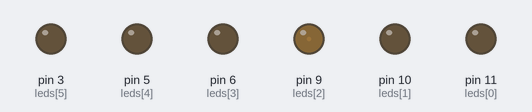
The sketch below on a simulated Arduino Uno, built with avr-gcc and run on an emulated ATmega328P. On the bench: output pins drawn as LEDs (lit = HIGH).

Above: at 0.15 s.
At 2.55 s:
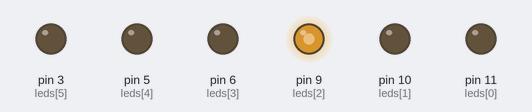
At 4.95 s:
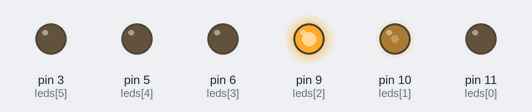
At 9.75 s:
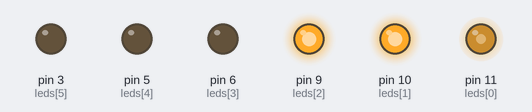
At 19.36 s:
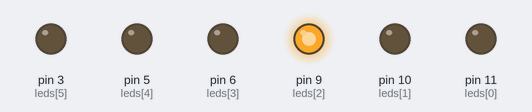
At 38.66 s:
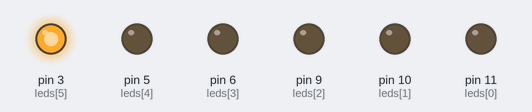
Timing chart, 0 to 40.0 s (numbered marks = the images above):
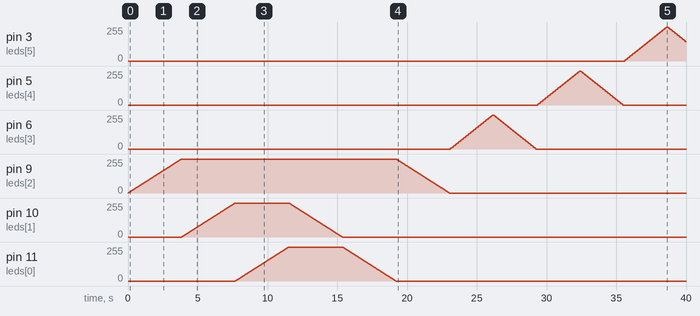

Measured:
- by itself, pin 3 (leds[5]): rises from 0/255 to 255/255 in 3.0 s, then falls to 145/255 in 1.4 s
- by itself, pin 5 (leds[4]), pin 6 (leds[3]): rises from 0/255 to 255/255 in 3.0 s, then falls to 0/255 in 3.1 s
- by itself, pin 9 (leds[2]): rises from 0/255 to 255/255 in 3.8 s, then falls to 0/255 in 19.2 s
- by itself, pin 10 (leds[1]), pin 11 (leds[0]): rises from 0/255 to 255/255 in 3.8 s, then falls to 0/255 in 7.7 s

The sketch:

Four_Leds_Fade.ino
```cpp
// First we create a list of all the pins that we gonna use.
// Each digital pin from our Arduino is connected to an LED, so we can name this array as leds.
// I was using 3 different standalone leds and one RGB led for this project. My setup was something like this:
// Arduino pin 3 = Red LED
// Arduino pin 5 = Green LED
// Arduino pin 6 = Blue LED
// Arduino pin 9 = The blue color from the RGB LED
// Arduino pin 10 = The red color from the RGB LED
// Arduino pin 11 = The green color from the RGB LED
int leds[] = { 11, 10, 9 , 6, 5, 3 };

void setup() {
  // I am setting up the hardware for this project, as we want each pin to act as output.
  for (int i = 0; i < (sizeof(leds) / sizeof(int)); i++) {
    pinMode(leds[i], OUTPUT);
  }
}

void loop() {
  // This loop turns on the LED little by little with a very small, unnoticed delay.
  for (int shade = 0; shade <= 255; shade += 1) {
    analogWrite(leds[2], shade);
    delay(15);
  }
  // This loop turns on the LED little by little with a very small, unnoticed delay.
  for (int shade = 0; shade <= 255; shade += 1) {
    analogWrite(leds[1], shade);
    delay(15);
  }

  // This loop turns on the LED little by little with a very small, unnoticed delay.
  for (int shade = 0; shade <= 255; shade += 1) {
    analogWrite(leds[0], shade);
    delay(15);
  }

  // This loop turns off the LED little by little with a very small, unnoticed delay.
  for (int shade = 255; shade >= 0; shade -= 1) {
    analogWrite(leds[1], shade);
    delay(15);
  }

  // This loop turns off the LED little by little with a very small, unnoticed delay.
  for (int shade = 255; shade >= 0; shade -= 1) {
    analogWrite(leds[0], shade);
    delay(15);
  }

  // This loop turns off the LED little by little with a very small, unnoticed delay.
  for (int shade = 255; shade >= 0; shade -= 1) {
    analogWrite(leds[2], shade);
    delay(15);
  }

  // This loop turns on the LED little by little with a very small, unnoticed delay.
  for (int shade = 0; shade <= 255; shade += 5) {
    analogWrite(leds[3], shade);
    delay(60);
  }

  // This loop turns off the LED little by little with a very small, unnoticed delay.
  for (int shade = 255; shade >= 0; shade -= 5) {
    analogWrite(leds[3], shade);
    delay(60);
  }

  // This loop turns on the LED little by little with a very small, unnoticed delay.
  for (int shade = 0; shade <= 255; shade += 5) {
    analogWrite(leds[4], shade);
    delay(60);
  }

  // This loop turns off the LED little by little with a very small, unnoticed delay.
  for (int shade = 255; shade >= 0; shade -= 5) {
    analogWrite(leds[4], shade);
    delay(60);
  }

  // This loop turns on the LED little by little with a very small, unnoticed delay.
  for (int shade = 0; shade <= 255; shade += 5) {
    analogWrite(leds[5], shade);
    delay(60);
  }

  // This loop turns off the LED little by little with a very small, unnoticed delay.
  for (int shade = 255; shade >= 0; shade -= 5) {
    analogWrite(leds[5], shade);
    delay(60);
  }
}
```
